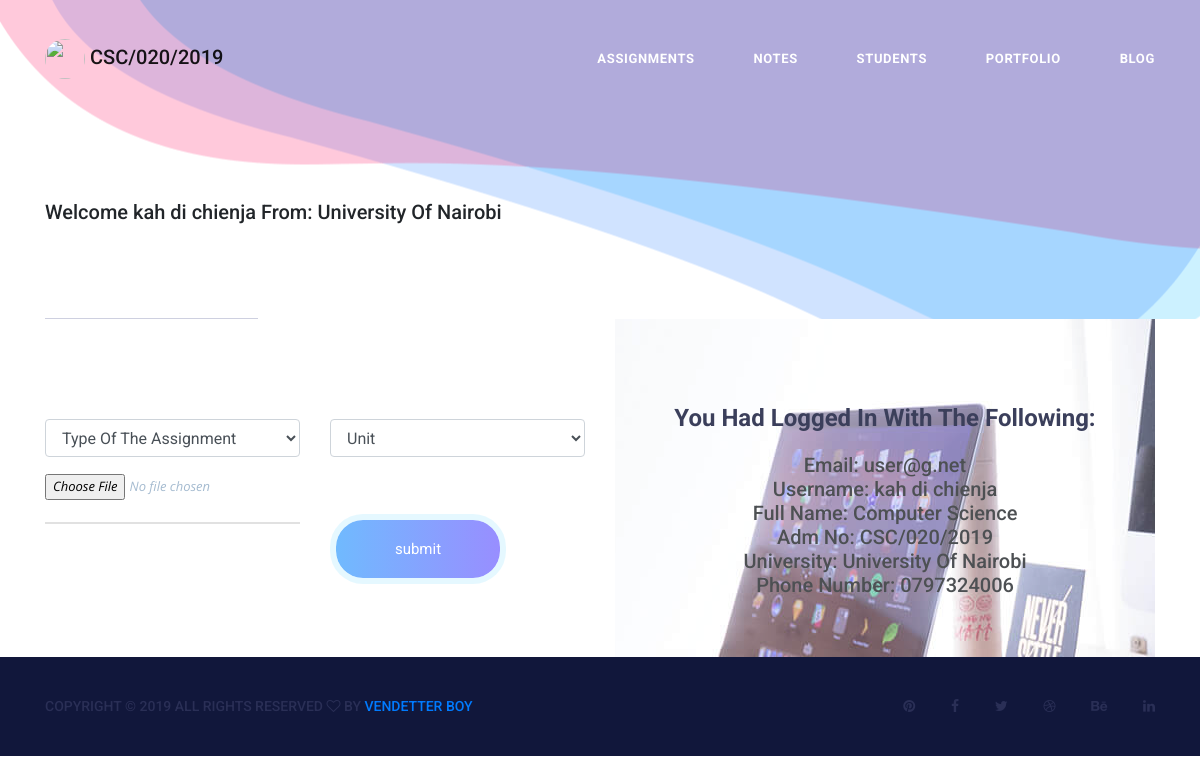
The page /Assignments/submitions/ (signed in) on the database its author committed.
### accounts/models.py (models this page shows, shortened)
class User(AbstractBaseUser):
    email = models.EmailField(unique = True)
    full_name = models.CharField(max_length = 254, blank=True, null=True)
    admission_number = models.CharField(max_length = 254, blank=True, null=True)
    university = models.CharField(max_length = 254, blank=True, null=True)
    username = models.CharField(max_length = 254, blank=True, null=True)
    phone_number = models.CharField(max_length = 254, blank=True, null=True)
    active = models.BooleanField(default=True)
    staff = models.BooleanField(default=False)
    admin = models.BooleanField(default=False)
    timestamp = models.DateTimeField(auto_now_add=True)
    USERNAME_FIELD = 'email'
    REQUIRED_FIELDS = ['full_name', 'admission_number', 'university', 'username', 'phone_number', ]
    objects = UserManager()
    @property
    def is_active(self):
        return self.active

### assignments/views.py (the view)
# urls.py: path('submitions/', views.submit_assignment_view, name = 'submit_assignment_view'),
def submit_assignment_view(request):
    if request.user.is_authenticated:
        if request.method == 'POST':
            form = AssignmentForm(request.POST, request.FILES)
            if form.is_valid():
                form.save()
                return redirect('/Assignments/home')
        else:
            form = AssignmentForm()
            return render(request, "index.html", {
                'form': form,
            })
    else:
        form = AssignmentForm()
        return render(request, "index.html", {
            'form': form,
        })

### assignments/forms.py
class AssignmentForm(forms.ModelForm):
    full_name = forms.CharField(widget = forms.TextInput(attrs={'placeholder': 'Full Name', 'hidden': 'true', 'class': 'form-control', 'id': 'full_name', 'required': "true"}))
    admission_number = forms.CharField(widget = forms.TextInput(attrs={'placeholder': 'Admission Number', 'hidden': 'true', 'class': 'form-control', 'id': 'admission_number', 'required': "true"}))
    university = forms.CharField(widget = forms.TextInput(attrs={'placeholder': 'University', 'hidden': 'true', 'class': 'form-control', 'id': 'university', 'required': "true"}))
    phone_number = forms.CharField(widget = forms.TextInput(attrs={'placeholder': 'Phone Number', 'hidden': 'true', 'class': 'form-control', 'id': 'phone_number', 'required': "true"}))
    class Meta:
        model = AssignmentSubmissionForm
        fields = (
            'full_name',
            'admission_number',
            'university',
            'phone_number',
            'file_name',
            'type_of_assignment',
            'unit_name',
        )

### assignments/templates/index.html (shortened to what this page needs)
{% extends "account/base.html" %}
{% load static %}
{% block content %}
{% include "account/dashboardnav.html" %}
{% if user.is_authenticated %}
<section class="banner_area">
    <div class="container">
        <div class="banner_inner_text">
            <h5>Welcome {{ user.username}} From: {{ user.university }}</h5>
        </div>
    </div>
</section>
<div class="container">
    <div class="row">
        <div class="col-md-6">
            <form action="." method="POST" class="contact_us_form row" enctype="multipart/form-data">
                <div class="form-group col-lg-6">
                    <select name="type_of_assignment" class="form-control">
                        <option>Type Of The Assignment</option>
                    </select>
                </div>
                <div class="form-group col-lg-6">
                    <select name="unit_name" class="form-control">
                        <option>Unit</option>
                    </select>
                </div>
                <div class="form-group col-lg-6">
                </div>
                <div class="form-group col-lg-6">
                </div>
                <div class="form-group col-lg-6">
                </div>
                <div class="form-group col-lg-6">
                </div>
                <div class="form-group col-lg-6">
                    <input type="file" name="file_name" class="form-control" id="id_file_name">
                </div>
                <div class="form-group  col-lg-6">
                    <button type="submit" value="submit" class="btn submit_btn form-control">submit</button>
                </div>
            </form>
        </div>
        <div class="col-md-6">
            <div class="feature_item" id="transparent">
                <h4>You Had Logged In With The Following:</h4>
                <h5>Email: {{ user.email}}</h5>
                <h5>Username: {{ user.username}}</h5>
                <h5>Full Name: {{ user.full_name}}</h5>
                <h5>Adm No: {{ user.admission_number}}</h5>
                <h5>University: {{ user.university }}</h5>
                <h5>Phone Number: {{ user.phone_number}}</h5>
            </div>
        </div>
    </div>
</div>
{% endif %}
    <footer class="footr_area">
        <div class="footer_copyright">
            <div class="container">
                <div class="float-sm-left">
                    <h5>
                        Copyright &copy;
                        <script>document.write(new Date().getFullYear());</script> All rights reserved
                        <i class="fa fa-heart-o" aria-hidden="true"></i> by <a href="http://al-masi.com"
                            target="_blank">Vendetter Boy</a>
                    </h5>
                </div>
                <div class="float-sm-right">
                    <ul>
                        <li><a href="#"><i class="fa fa-pinterest"></i></a></li>
                        <li><a href="#"><i class="fa fa-facebook"></i></a></li>
                        <li><a href="#"><i class="fa fa-twitter"></i></a></li>
                        <li><a href="#"><i class="fa fa-dribbble"></i></a></li>
                        <li><a href="#"><i class="fa fa-behance"></i></a></li>
                        <li><a href="#"><i class="fa fa-linkedin"></i></a></li>
                    </ul>
                </div>
            </div>
        </div>
    </footer>
{% endblock %}

### accounts/templates/account/dashboardnav.html (shortened to what this page needs)
{% load static %}
<header class="main_menu_area">
    <nav class="navbar navbar-expand-lg navbar-light bg-light">
        <a class="navbar-brand" href="/">
            <img src="{% static 'img/logo.jpg' %}" style="height: 40px; width: 40px; border-radius: 50%;" alt="">
            {% if user.is_authenticated %}
                {{ user.admission_number}}
            {% else %}
                Guest.
            {% endif %}
        </a>
        <div class="collapse navbar-collapse" id="navbarSupportedContent">
            <ul class="navbar-nav">
                {% if user.is_authenticated %}
                <li class="nav-item"><a class="nav-link" href="/Assignments/home">Assignments</a></li>
                <li class="nav-item"><a class="nav-link" href="/Notes/">Notes</a></li>
                <li class="nav-item"><a class="nav-link" href="">Students</a></li>
                <li class="nav-item"><a class="nav-link" href="">Portfolio</a></li>
                <li class="nav-item"><a class="nav-link" href="/Blog/">Blog</a></li>
                {% else %}
                <li class="nav-item"><a class="nav-link" href="{% url 'login'  %}">Login</a></li>
                <li class="nav-item"><a class="nav-link" href="{% url 'register'  %}">Register</a></li>
                {% endif %}
            </ul>
        </div>
    </nav>
</header>

### accounts/static/css/style.css (style rules this page uses)
ul { list-style: none; margin: 0px; padding: 0px; }
a { text-decoration: none; }
body { line-height: 28px; font-size: 15px; font-family: "Roboto", sans-serif; font-weight: 500; }
body, p, h1, h2, h3, h4, h5, h6 { margin: 0px; padding: 0px; }
i:before { margin-left: 0px !important; }
.main_menu_area { position: absolute; left: 0px; top: 0px; width: 100%; z-index: 30; padding: 0px 45px; }
.main_menu_area .navbar { padding: 0px; border-radius: 0px; background-color: transparent !important; }
@media (min-width: 992px) { .main_menu_area .navbar .navbar-collapse { text-align: right; display: block !important; } }
.main_menu_area .navbar .navbar-nav { display: inline-block; text-align: right; }
.main_menu_area .navbar .navbar-nav li { display: inline-block; margin-right: 55px; }
.main_menu_area .navbar .navbar-nav li a { font-size: 13px; font-family: "Roboto", sans-serif; font-weight: bold; text-transform: uppercase; color: #fff; letter-spacing: .65px; padding: 0px; line-height: 118px; -webkit-transition: all 400ms linear 0s; -o-transition: all 400ms linear 0s; transition: all 400ms linear 0s; }
.main_menu_area .navbar .navbar-nav li:last-child { margin-right: 0px; }
.banner_area { position: relative; z-index: 3; overflow: hidden; }
.banner_area:before { content: ""; background: url(../img/banner/banner-bg.png) no-repeat scroll center right; position: absolute; right: 0px; top: 0px; height: 100%; max-width: 1233px; width: 100%; }
.banner_inner_text { padding-top: 200px; position: relative; padding-bottom: 95px; }
.banner_inner_text:before { content: ""; width: 213px; height: 1px; position: absolute; background: #ced0e0; left: 0px; bottom: 0px; }
.feature_item { text-align: center; padding: 40px 0px 60px 0px; -webkit-transition: all 400ms linear 0s; -o-transition: all 400ms linear 0s; transition: all 400ms linear 0s; }
.feature_item h4 { color: #0b1033; font-family: "Roboto", sans-serif; font-weight: bold; font-size: 24px; padding: 45px 0px 20px 0px; }
.submit_btn { background-image: -webkit-gradient(linear, left top, right top, from(#70bafe), color-stop(51%, #998dff), to(#70bafe)); background-image: -webkit-linear-gradient(left, #70bafe 0%, #998dff 51%, #70bafe 100%); background-image: -o-linear-gradient(left, #70bafe 0%, #998dff 51%, #70bafe 100%); background-image: linear-gradient(to right, #70bafe 0%, #998dff 51%, #70bafe 100%); background-size: 200% auto; z-index: 2; width: 176px; padding: 0px; display: inline-block; -webkit-transition: all 400ms ease-out; -o-transition: all 400ms ease-out; transition: all 400ms ease-out; text-align: center; outline: none !important; -webkit-box-shadow: none !important; box-shadow: none !important; color: #fff; font-size: 15px; font-family: "Roboto", sans-serif; line-height: 58px; border: 6px solid rgba(204, 241, 255, 0.5); border-radius: 33px; }
.contact_us_form { margin-top: 100px; }
.contact_us_form .form-group { margin-bottom: 5px; }
.contact_us_form .form-group input { height: 50px; border: none; border-bottom: 2px solid #e1e1e1; border-radius: 0px; padding: 0px; outline: none; -webkit-box-shadow: none; box-shadow: none; font-size: 13px; font-family: "Open Sans", sans-serif; font-style: italic; color: #a5bbd0; }
.contact_us_form .form-group:last-child { margin-top: 40px; }
.footer_copyright { overflow: hidden; background: #11173b; padding: 35px 0px; }
.footer_copyright .float-sm-left h5 { font-size: 14px; color: #2a2f56; font-family: "Roboto", sans-serif; text-transform: uppercase; font-weight: 500; line-height: 29px; }
.footer_copyright .float-sm-right ul li { display: inline-block; margin-right: 32px; }
.footer_copyright .float-sm-right ul li a { font-size: 14px; color: #2a2f56; -webkit-transition: all 400ms linear 0s; -o-transition: all 400ms linear 0s; transition: all 400ms linear 0s; }
.footer_copyright .float-sm-right ul li:last-child { margin-right: 0px; }

### rows shown on the page
User: admission_number "CSC/020/2019", username "kah di chienja", university "University Of Nairobi", email "user@g.net", full_name "Computer Science", phone_number "0797324006"
